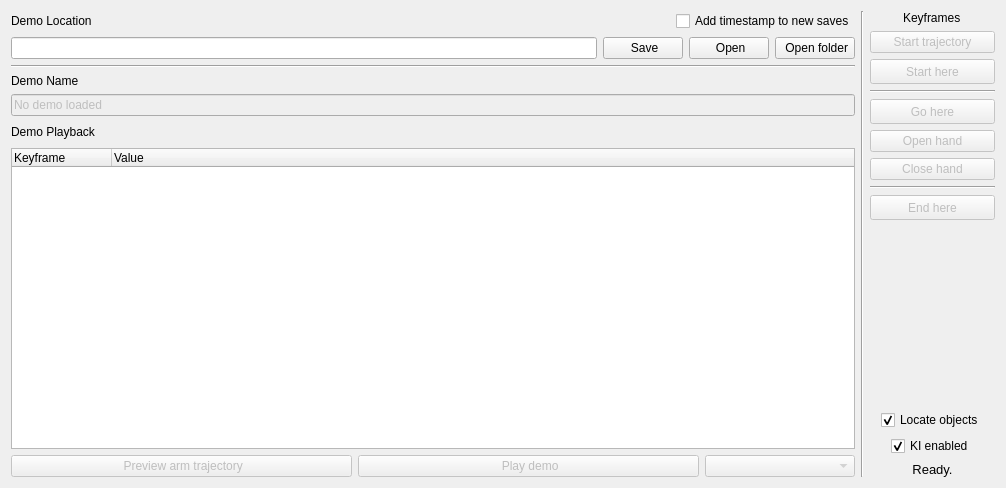
<?xml version="1.0" encoding="UTF-8"?>
<ui version="4.0">
 <class>Kinesthetic Teaching</class>
 <widget class="QWidget" name="Kinesthetic Teaching">
  <property name="geometry">
   <rect>
    <x>0</x>
    <y>0</y>
    <width>1006</width>
    <height>488</height>
   </rect>
  </property>
  <property name="windowTitle">
   <string>Kinesthetic Teaching GUI</string>
  </property>
  <layout class="QHBoxLayout" name="horizontalLayout">
   <item>
    <layout class="QVBoxLayout" name="verticalLayout">
     <item>
      <layout class="QVBoxLayout" name="verticalLayout_3">
       <item>
        <layout class="QHBoxLayout" name="horizontalLayout_3">
         <item>
          <widget class="QLabel" name="demoLocationLabel">
           <property name="maximumSize">
            <size>
             <width>16777215</width>
             <height>20</height>
            </size>
           </property>
           <property name="text">
            <string>Demo Location</string>
           </property>
          </widget>
         </item>
         <item>
          <spacer name="horizontalSpacer_3">
           <property name="orientation">
            <enum>Qt::Horizontal</enum>
           </property>
           <property name="sizeHint" stdset="0">
            <size>
             <width>40</width>
             <height>20</height>
            </size>
           </property>
          </spacer>
         </item>
         <item alignment="Qt::AlignRight">
          <widget class="QCheckBox" name="shouldTimestamp">
           <property name="text">
            <string>Add timestamp to new saves</string>
           </property>
          </widget>
         </item>
        </layout>
       </item>
       <item>
        <layout class="QHBoxLayout" name="horizontalLayout_2">
         <item>
          <widget class="QLineEdit" name="demoLocation"/>
         </item>
         <item>
          <widget class="QPushButton" name="demoLocationSaveButton">
           <property name="minimumSize">
            <size>
             <width>80</width>
             <height>0</height>
            </size>
           </property>
           <property name="maximumSize">
            <size>
             <width>125</width>
             <height>16777215</height>
            </size>
           </property>
           <property name="text">
            <string> Save</string>
           </property>
           <property name="icon">
            <iconset theme="document-save-as">
             <normaloff>.</normaloff>.</iconset>
           </property>
          </widget>
         </item>
         <item>
          <widget class="QPushButton" name="demoLocationButton">
           <property name="minimumSize">
            <size>
             <width>80</width>
             <height>0</height>
            </size>
           </property>
           <property name="maximumSize">
            <size>
             <width>125</width>
             <height>16777215</height>
            </size>
           </property>
           <property name="text">
            <string> Open</string>
           </property>
           <property name="icon">
            <iconset theme="document-open">
             <normaloff>.</normaloff>.</iconset>
           </property>
          </widget>
         </item>
         <item>
          <widget class="QPushButton" name="demoFolderLocationButton">
           <property name="minimumSize">
            <size>
             <width>80</width>
             <height>0</height>
            </size>
           </property>
           <property name="maximumSize">
            <size>
             <width>125</width>
             <height>16777215</height>
            </size>
           </property>
           <property name="toolTip">
            <string>Open directory</string>
           </property>
           <property name="text">
            <string> Open folder</string>
           </property>
           <property name="icon">
            <iconset theme="folder">
             <normaloff>.</normaloff>.</iconset>
           </property>
          </widget>
         </item>
        </layout>
       </item>
      </layout>
     </item>
     <item>
      <widget class="Line" name="topHorizontalRule">
       <property name="orientation">
        <enum>Qt::Horizontal</enum>
       </property>
      </widget>
     </item>
     <item>
      <layout class="QGridLayout" name="gridLayout_2">
       <item row="1" column="0">
        <widget class="QLineEdit" name="demoName">
         <property name="enabled">
          <bool>false</bool>
         </property>
         <property name="text">
          <string>No demo loaded</string>
         </property>
        </widget>
       </item>
       <item row="0" column="0">
        <widget class="QLabel" name="demoNameLabel">
         <property name="text">
          <string>Demo Name</string>
         </property>
        </widget>
       </item>
      </layout>
     </item>
     <item>
      <layout class="QGridLayout" name="gridLayout_3">
       <item row="3" column="0">
        <widget class="QTreeWidget" name="playbackTree">
         <column>
          <property name="text">
           <string>Keyframe</string>
          </property>
         </column>
         <column>
          <property name="text">
           <string>Value</string>
          </property>
         </column>
         <column>
          <property name="text">
           <string/>
          </property>
         </column>
        </widget>
       </item>
       <item row="1" column="0">
        <layout class="QHBoxLayout" name="horizontalLayout_4">
         <item>
          <widget class="QLabel" name="demoPlaybackLabel">
           <property name="text">
            <string>Demo Playback</string>
           </property>
          </widget>
         </item>
         <item>
          <spacer name="horizontalSpacer">
           <property name="orientation">
            <enum>Qt::Horizontal</enum>
           </property>
           <property name="sizeHint" stdset="0">
            <size>
             <width>40</width>
             <height>20</height>
            </size>
           </property>
          </spacer>
         </item>
         <item>
          <widget class="QLabel" name="keyframeCount">
           <property name="font">
            <font>
             <pointsize>10</pointsize>
            </font>
           </property>
           <property name="text">
            <string/>
           </property>
          </widget>
         </item>
        </layout>
       </item>
       <item row="5" column="0">
        <layout class="QHBoxLayout" name="horizontalLayout_5">
         <item>
          <widget class="QPushButton" name="previewArmButton">
           <property name="enabled">
            <bool>false</bool>
           </property>
           <property name="text">
            <string> Preview arm trajectory</string>
           </property>
           <property name="icon">
            <iconset theme="view-fullscreen"/>
           </property>
          </widget>
         </item>
         <item>
          <widget class="QPushButton" name="playDemoButton">
           <property name="enabled">
            <bool>false</bool>
           </property>
           <property name="text">
            <string> Play demo</string>
           </property>
           <property name="icon">
            <iconset theme="media-playback-start">
             <normaloff>.</normaloff>.</iconset>
           </property>
           <property name="flat">
            <bool>false</bool>
           </property>
          </widget>
         </item>
         <item>
          <widget class="QComboBox" name="zeroMarker">
           <property name="enabled">
            <bool>false</bool>
           </property>
           <property name="maximumSize">
            <size>
             <width>150</width>
             <height>16777215</height>
            </size>
           </property>
           <property name="toolTip">
            <string>Set object that the demo will play relative to</string>
           </property>
          </widget>
         </item>
        </layout>
       </item>
      </layout>
     </item>
    </layout>
   </item>
   <item>
    <widget class="Line" name="line">
     <property name="orientation">
      <enum>Qt::Vertical</enum>
     </property>
    </widget>
   </item>
   <item>
    <layout class="QVBoxLayout" name="verticalLayout_2">
     <property name="spacing">
      <number>6</number>
     </property>
     <property name="sizeConstraint">
      <enum>QLayout::SetMinimumSize</enum>
     </property>
     <item alignment="Qt::AlignHCenter">
      <widget class="QLabel" name="keyframeManagement">
       <property name="text">
        <string>Keyframes</string>
       </property>
      </widget>
     </item>
     <item>
      <widget class="QPushButton" name="startTrajectoryButton">
       <property name="enabled">
        <bool>false</bool>
       </property>
       <property name="toolTip">
        <string>Start a trajectory demonstration</string>
       </property>
       <property name="text">
        <string>Start trajectory</string>
       </property>
      </widget>
     </item>
     <item alignment="Qt::AlignRight">
      <widget class="QPushButton" name="startButton">
       <property name="enabled">
        <bool>false</bool>
       </property>
       <property name="minimumSize">
        <size>
         <width>125</width>
         <height>25</height>
        </size>
       </property>
       <property name="maximumSize">
        <size>
         <width>150</width>
         <height>16777215</height>
        </size>
       </property>
       <property name="toolTip">
        <string>Start a keyframe demonstration</string>
       </property>
       <property name="text">
        <string>Start here</string>
       </property>
      </widget>
     </item>
     <item>
      <widget class="Line" name="line_2">
       <property name="orientation">
        <enum>Qt::Horizontal</enum>
       </property>
      </widget>
     </item>
     <item alignment="Qt::AlignRight">
      <widget class="QPushButton" name="addButton">
       <property name="enabled">
        <bool>false</bool>
       </property>
       <property name="minimumSize">
        <size>
         <width>125</width>
         <height>25</height>
        </size>
       </property>
       <property name="maximumSize">
        <size>
         <width>150</width>
         <height>16777215</height>
        </size>
       </property>
       <property name="toolTip">
        <string>Write a keyframe</string>
       </property>
       <property name="text">
        <string>Go here</string>
       </property>
      </widget>
     </item>
     <item>
      <widget class="QPushButton" name="openHandButton">
       <property name="enabled">
        <bool>false</bool>
       </property>
       <property name="text">
        <string>Open hand</string>
       </property>
      </widget>
     </item>
     <item>
      <widget class="QPushButton" name="closeHandButton">
       <property name="enabled">
        <bool>false</bool>
       </property>
       <property name="text">
        <string>Close hand</string>
       </property>
      </widget>
     </item>
     <item>
      <widget class="Line" name="line_3">
       <property name="orientation">
        <enum>Qt::Horizontal</enum>
       </property>
      </widget>
     </item>
     <item alignment="Qt::AlignRight">
      <widget class="QPushButton" name="endButton">
       <property name="enabled">
        <bool>false</bool>
       </property>
       <property name="minimumSize">
        <size>
         <width>125</width>
         <height>25</height>
        </size>
       </property>
       <property name="maximumSize">
        <size>
         <width>150</width>
         <height>16777215</height>
        </size>
       </property>
       <property name="toolTip">
        <string>End a demonstration (keyframe or trajectory)</string>
       </property>
       <property name="text">
        <string>End here</string>
       </property>
      </widget>
     </item>
     <item>
      <spacer name="verticalSpacer">
       <property name="orientation">
        <enum>Qt::Vertical</enum>
       </property>
       <property name="sizeHint" stdset="0">
        <size>
         <width>20</width>
         <height>40</height>
        </size>
       </property>
      </spacer>
     </item>
     <item alignment="Qt::AlignHCenter">
      <widget class="QCheckBox" name="locateObjectsBox">
       <property name="toolTip">
        <string>Enable or disable object_location to be run when playing or recording a new keyframe sequence (can take a while)</string>
       </property>
       <property name="text">
        <string>Locate objects</string>
       </property>
       <property name="checked">
        <bool>true</bool>
       </property>
      </widget>
     </item>
     <item alignment="Qt::AlignHCenter">
      <widget class="QCheckBox" name="enableKIBox">
       <property name="maximumSize">
        <size>
         <width>16777215</width>
         <height>16777215</height>
        </size>
       </property>
       <property name="toolTip">
        <string>Enable or disable kinesthetic interaction</string>
       </property>
       <property name="text">
        <string>KI enabled</string>
       </property>
       <property name="checked">
        <bool>true</bool>
       </property>
       <property name="tristate">
        <bool>false</bool>
       </property>
      </widget>
     </item>
     <item>
      <widget class="QLabel" name="status">
       <property name="maximumSize">
        <size>
         <width>125</width>
         <height>16777215</height>
        </size>
       </property>
       <property name="font">
        <font>
         <pointsize>10</pointsize>
        </font>
       </property>
       <property name="text">
        <string>Ready.</string>
       </property>
       <property name="alignment">
        <set>Qt::AlignCenter</set>
       </property>
       <property name="wordWrap">
        <bool>true</bool>
       </property>
      </widget>
     </item>
    </layout>
   </item>
  </layout>
 </widget>
 <resources/>
 <connections/>
</ui>
